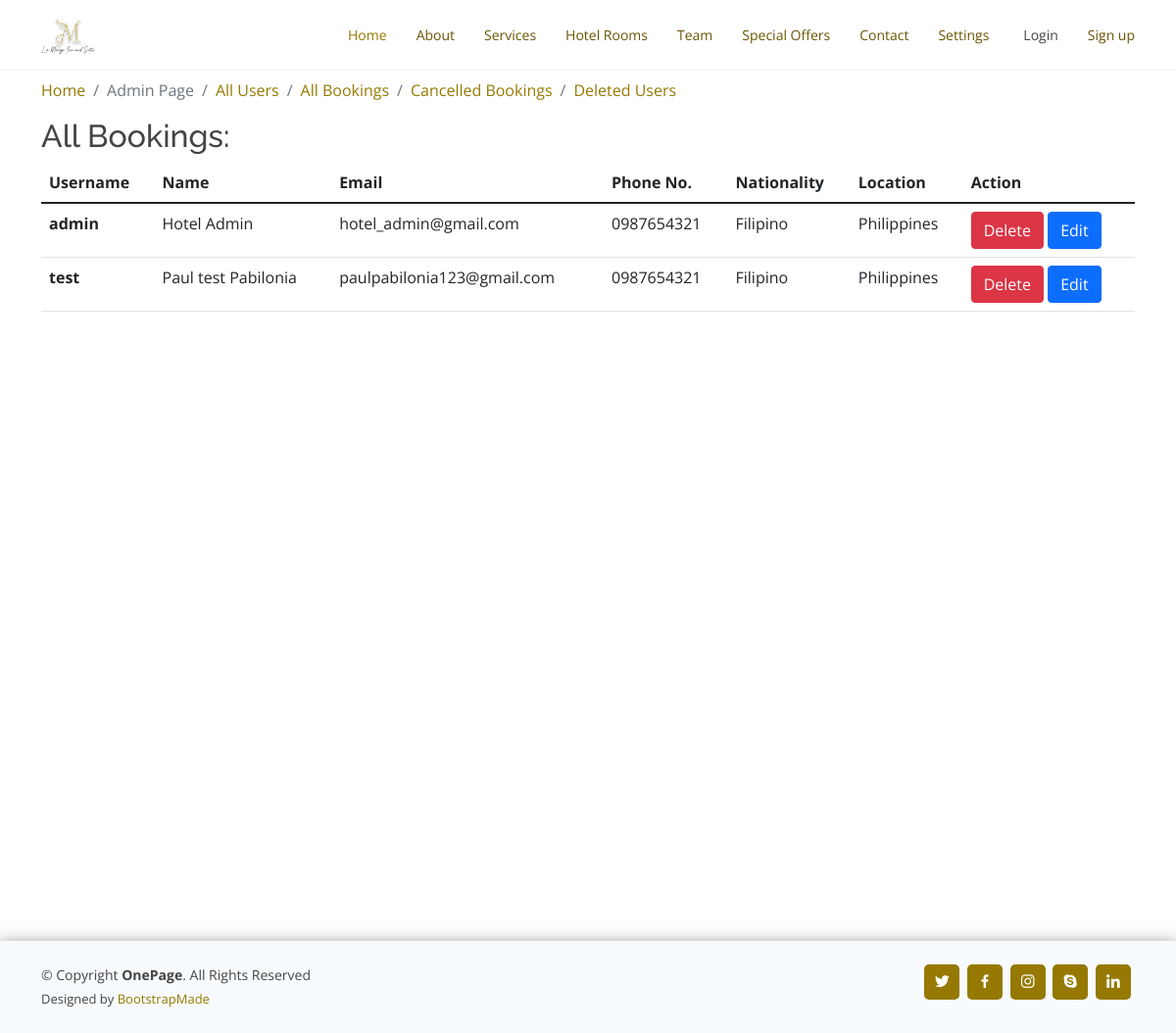
Page /all_users on the committed database.
### reservation/models.py (models this page shows, shortened)
class UserProfile(models.Model):
    client = models.ForeignKey(User, on_delete=models.CASCADE,related_name="userprofile_user",default=None)
    phone_no = models.CharField(max_length=200, null=True)
    nationality= models.CharField(max_length=200, null=True)
    location =  models.CharField(max_length=200, null=True)
    profile_img = models.ImageField(null=True, blank = True, upload_to = "images/")
    is_deleted = models.BooleanField(default=False,blank= True)
    created_at = models.DateTimeField(auto_now_add=True)
    update_at = models.DateTimeField(auto_now=True)

class User(AbstractUser):
    pass

### reservation/views.py (the view)
# urls.py: path("all_users", views.all_users, name="all_users"),
def all_users(request):
    all_profile = UserProfile.objects.filter(is_deleted=False)
    return render(request, "reservation/all_users.html",
                  {'all_profile': all_profile})

### reservation/templates/reservation/all_users.html (shortened to what this page needs)
{% extends 'reservation/admin_layout.html' %}
{% load static %}
{% block body %}
<h2>All Bookings:</h2>
<table class="table">
  <thead class="thead-dark">
    <tr>
      <th scope="col">Username</th>
      <th scope="col">Name</th>
      <th scope="col">Email</th>
      <th scope="col">Phone No.</th>
      <th scope="col">Nationality</th>
      <th scope="col">Location</th>
      <th scope="col">Action</th>
    </tr>
  </thead>
  <tbody>
    {% for profile in all_profile %}
    <tr>
      <th scope="row">{{ profile.client.username }}</th>
      <td>{{profile.client.first_name}} {{profile.client.last_name}}</td>
      <td>{{profile.client.email}}</td>
      <td>{{profile.phone_no}}</td>
      <td>{{profile.nationality}}</td>
      <td>{{profile.location}}</td>
      <td>
        <a href="#" class="btn btn-danger">Delete</a>
        <a href="{% url 'profile_edit' profile.id %}" class="btn btn-primary">Edit</a>
      </td>
    </tr>
    {% endfor %}
  </tbody>
</table>
{% endblock %}

### reservation/static/reservation/assets/css/style.css (style rules this page uses)
body { font-family: "Open Sans", sans-serif; color: #444444; }
a { color: #957902; text-decoration: none; }
h1, h2, h3, h4, h5, h6 { font-family: "Raleway", sans-serif; }

### rows in the picture
UserProfile: client.username "admin", client.first_name "Hotel", client.last_name "Admin", client.email "hotel_admin@gmail.com", phone_no "0987654321", nationality "Filipino", location "Philippines"
UserProfile: client.username "test", client.first_name "Paul test", client.last_name "Pabilonia", client.email "paulpabilonia123@gmail.com", phone_no "0987654321", nationality "Filipino", location "Philippines"
